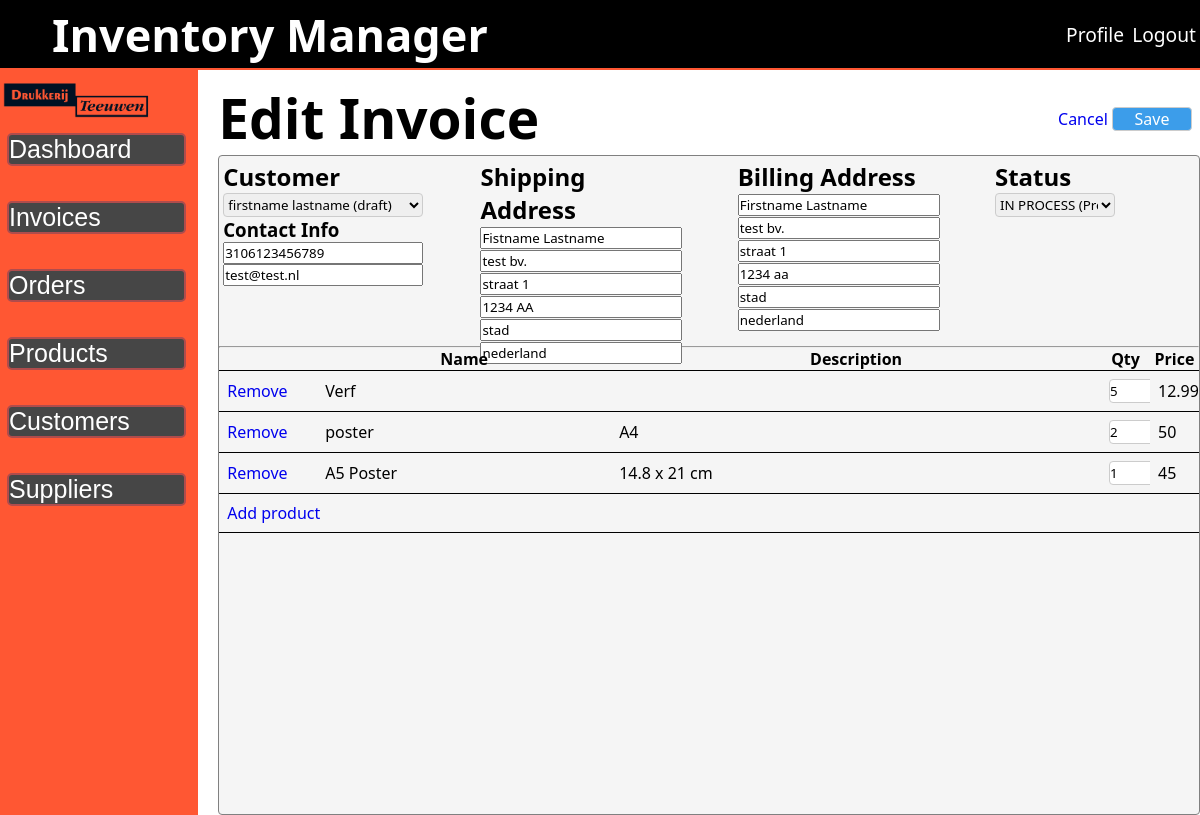
The page /public/editInvoice.php?id=70 (signed in) on the database its author committed.
### tables this page shows
CREATE TABLE `invoices` (
  `id` int(11) NOT NULL,
  `status` int(11) NOT NULL,
  `user_id` int(11) NOT NULL,
  `customer_id` int(11) NOT NULL,
  `number` varchar(15) NOT NULL,
  `mail` varchar(90) NOT NULL,
  `shipping_name` varchar(100) NOT NULL,
  `shipping_company` varchar(100) DEFAULT NULL,
  `shipping_street` varchar(100) NOT NULL,
  `shipping_postalcode` varchar(7) NOT NULL,
  `shipping_city` varchar(100) NOT NULL,
  `shipping_country` varchar(100) NOT NULL,
  `billing_name` varchar(100) NOT NULL,
  `billing_company` varchar(100) DEFAULT NULL,
  `billing_street` varchar(100) NOT NULL,
  `billing_postalcode` varchar(7) NOT NULL,
  `billing_city` varchar(100) NOT NULL,
  `billing_country` varchar(100) NOT NULL,
  `updated` datetime NOT NULL DEFAULT current_timestamp() ON UPDATE current_timestamp(),
  `created` date NOT NULL DEFAULT current_timestamp()
);

CREATE TABLE `customers` (
  `id` int(11) NOT NULL,
  `first_name` varchar(90) NOT NULL,
  `last_name` varchar(90) NOT NULL,
  `company_name` varchar(60) NOT NULL,
  `number` varchar(15) NOT NULL,
  `email` varchar(200) NOT NULL,
  `street` varchar(90) NOT NULL,
  `postcode` varchar(8) NOT NULL,
  `city` varchar(90) NOT NULL,
  `country` varchar(60) NOT NULL
);

CREATE TABLE `invoice_status` (
  `id` int(11) NOT NULL,
  `status` varchar(10) NOT NULL
);

CREATE TABLE `invoice_line` (
  `id` int(11) NOT NULL,
  `invoice_id` int(11) NOT NULL,
  `product_id` int(11) NOT NULL,
  `quantity` int(11) NOT NULL
);

CREATE TABLE `products` (
  `id` int(11) NOT NULL,
  `product_name` varchar(50) NOT NULL,
  `product_description` varchar(100) DEFAULT NULL,
  `product_quantity` int(11) NOT NULL,
  `product_price` float NOT NULL,
  `other_details` text DEFAULT NULL,
  `supplier_id` int(11) DEFAULT NULL,
  `date` date NOT NULL DEFAULT current_timestamp()
);

### public/editInvoice.php (the view, shortened to what this page needs)
<?php
require_once '../src/inc/session_check.php';
$invoice_id = $_GET['id'];
$sql1 = "SELECT
            *,
            `invoices`.`id` AS `invoice_id`,
            `invoices`.`created` AS `invoice_created`,
            `invoices`.`status` AS `invoice_status` FROM invoices
        INNER JOIN invoice_status ON invoices.status=invoice_status.id
        INNER JOIN customers ON invoices.customer_id=customers.id
        INNER JOIN users ON invoices.user_id=users.id
        WHERE
            `invoices`.`id` = '$invoice_id'";
$inv_result = $con->query($sql1);
$row = $inv_result->fetch_assoc();
$fetch_items = "SELECT
                    *,
                    products.id AS product_nmr
                FROM
                    invoice_line
                INNER JOIN products ON invoice_line.product_id=products.id
                WHERE
                    invoice_id = '$invoice_id'";
$item_result = $con->query($fetch_items);
while ($array = $item_result->fetch_assoc()) {
    $items[] = $array;
}
?>
<div class="order-title">
    <h1>Edit Invoice</h1>
    <section>
        <a href="invoice.php">Cancel</a>
        <input type="submit" name="submit" value="Save" form="create-invoice">
    </section>
</div>
<div class="order-form-container">
    <form action="../src/editInvoiceForm.php" id="create-invoice" method="POST">
        <div class="order-form-header">
            <section class="order-form-customer">
                <h2>Customer</h2>
                <select name="customer_select" id="customer-select" onchange="populateTextInput()">
                    <option value="<?php echo $row['customer_id']; ?>">
                        <?php echo $row['first_name'] . ' ' . $row['last_name']; ?> (draft)
                    </option>
                </select>
                <h3>Contact Info</h3>
                <input type="text" name="customer_number" id="customer_number" value="<?php echo $row['number']; ?>">
                <input type="text" name="customer_email" id="customer_email" value="<?php echo $row['mail']; ?>">
            </section>
            <section class="order-form-shipping">
                <h2>Shipping Address</h2>
                <input type="text" name="shipping_name" id="shipping_name" placeholder="Full Name"
                    value="<?php echo $row['shipping_name']; ?>">
                <input type="text" name="shipping_company" id="shipping_company" placeholder="Compamy name"
                    value="<?php echo $row['shipping_company']; ?>">
                <input type="text" name="shipping_street" id="shipping_street" placeholder="Street"
                    value="<?php echo $row['shipping_street']; ?>">
                <input type="text" name="shipping_postalcode" id="shipping_postalcode" placeholder="Postal Code"
                    value="<?php echo $row['shipping_postalcode']; ?>">
                <input type="text" name="shipping_city" id="shipping_city" placeholder="City"
                    value="<?php echo $row['shipping_city']; ?>">
                <input type="text" name="shipping_country" id="shipping_country" placeholder="Country"
                    value="<?php echo $row['shipping_country']; ?>">
            </section>
            <section class="order-form-billing">
                <h2>Billing Address</h2>
                <input type="text" name="billing_name" id="billing_name" placeholder="Full Name"
                    value="<?php echo $row['billing_name']; ?>">
                <input type="text" name="billing_company" id="billing_company" placeholder="Company Name"
                    value="<?php echo $row['billing_company']; ?>">
                <input type="text" name="billing_street" id="billing_street" placeholder="Street"
                    value="<?php echo $row['billing_street']; ?>">
                <input type="text" name="billing_postalcode" id="billing_postalcode" placeholder="Postal Code"
                    value="<?php echo $row['billing_postalcode']; ?>">
                <input type="text" name="billing_city" id="billing_city" placeholder="City"
                    value="<?php echo $row['billing_city']; ?>">
                <input type="text" name="billing_country" id="billing_country" placeholder="Country"
                    value="<?php echo $row['billing_country']; ?>">
            </section>
            <section class="order-form-status">
                <h2>Status</h2>
                <select name="invoice_status">
                    <option value="<?php echo $row['invoice_status']; ?>">
                        <?php echo $row['status']; ?> (Previously saved)
                    </option>
                </select>
            </section>
        </div>
        <br>
        <hr>
        <div class="order-form-content">
            <table aria-label="">
                <thead>
                    <tr>
                        <th id="inv-action"></th>
                        <th id="inv-name">Name</th>
                        <th id="inv-descr">Description</th>
                        <th id="inv-qty">Qty</th>
                        <th id="inv-prc">Price</th>
                    </tr>
                </thead>
                <tbody id="item_results">
                    <?php
                    $n = 0;
                    foreach ($items as $item) {
                        echo '<tr id="item-' . $n . '">';
                        echo '<td><a href="#" onclick="removeItem(' . $n . ')"> Remove</a></td>';
                        echo '<td><p>' . $item['product_name'] . '</p></td>';
                        echo '<td><p>' . $item['product_description'] . '</p></td>';
                        echo '<td><input type="number" name="qty[]" id="input-qty"
                                        value="' . $item['quantity'] . '" autocomplete="off"></td>';
                        echo '<td><p>' . $item['product_price'] . '</p></td>';
                        echo '</tr>';
                        $n++;
                    }
                    ?>
                    <tr>
                        <td colspan="5"><a href="#" id="btn">Add product</a></td>
                    </tr>
                </tbody>
            </table>
        </div>
    </form>
</div>

### assets/CSS/main.css (style rules this page uses)
* { box-sizing: border-box; font-family: system-ui, -apple-system, BlinkMacSystemFont, 'Segoe UI', Roboto, Oxygen, Ubuntu, Cantarell, 'Open Sans', 'Helvetica Neue', sans-serif; margin: 0px; padding: 0px; }
html { height: 100%; }
a { text-decoration: none; }
.main-content h1 { font-size: 55px; }
table { border-collapse: collapse; border-spacing: 0; }
.dashboard-table-container table th, table td { padding: 8px; }
.order-title { display: flex; flex-direction: row; justify-content: space-between; align-items: center; }
.order-title section { margin: 0 8px; }
.order-form-container { height: 82.5vh; border-radius: 4px; background: whitesmoke; border: 1px solid gray; }
.order-form-content table { width: 100%; border-collapse: collapse; table-layout: fixed; }
.order-form-content table th, table td { border-bottom: 1px solid black; }
.order-form-content table td { overflow: hidden; white-space: nowrap; text-overflow: ellipsis; }
.order-form-content input[type=number] { width: 50px; }
#inv-name { width: 30%; }
#inv-descr { width: 50%; }
#inv-qty { width: 5%; margin-left: auto; margin-right: auto; }
#inv-prc { width: 5%; margin-left: auto; margin-right: auto; }
.order-form-header { display: flex; flex-direction: row; justify-content: space-between; margin: 4px; }
.order-form-customer { display: flex; flex-direction: column; width: 25vh; height: 20vh; }
.order-form-customer select { width: 25vh; }
.order-form-shipping { width: 25vh; height: 20vh; }
.order-form-billing { width: 25vh; height: 20vh; }
.order-form-status { width: 25vh; height: 20vh; }
.order-form-status select { width: 15vh; }
input[type=submit] { margin: 2px 0px; margin-top: 4px; height: 3vh; width: 10vh; font-size: medium; color: white; background: #3c9dea; border: 1px solid #ccc; border-radius: 4px; }
.form-container form input[type=text], input[type=number], select { width: 100%; height: 3vh; display: inline-block; border: 1px solid #ccc; border-radius: 4px; box-sizing: border-box; }

### rows shown on the page
invoices: customer_select "firstname lastname (draft)", customer_number "3106123456789", customer_email "test@test.nl", shipping_name "Fistname Lastname", shipping_company "test bv.", shipping_street "straat 1", shipping_postalcode "1234 AA", shipping_city "stad", shipping_country "nederland", billing_name "Firstname Lastname", billing_company "test bv.", billing_street "straat 1", billing_postalcode "1234 aa", billing_city "stad", billing_country "nederland", invoice_status "IN PROCESS (Previously saved)"
invoice_line: product.product_name "Verf", quantity "5", product.product_price "12.99"
invoice_line: product.product_name "poster", product.product_description "A4", quantity "2", product.product_price "50"
invoice_line: product.product_name "A5 Poster", product.product_description "14.8 x 21 cm", quantity "1", product.product_price "45"
